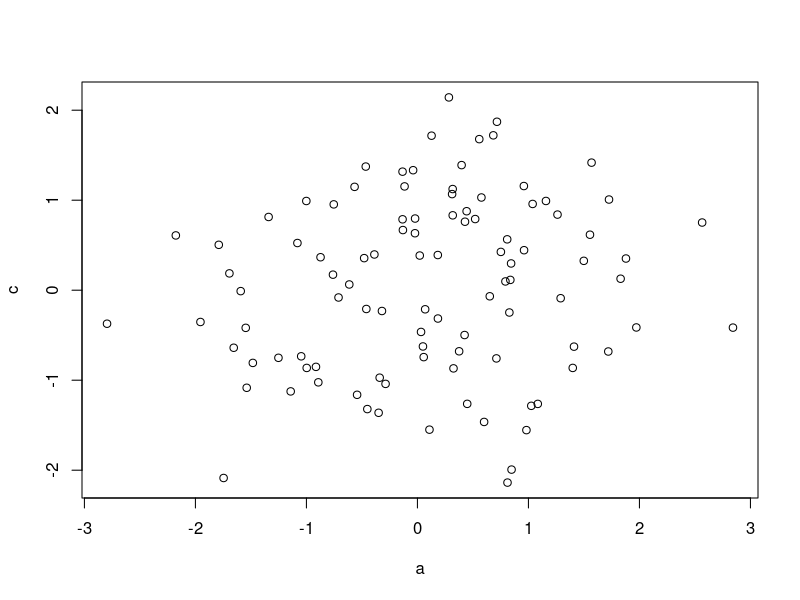
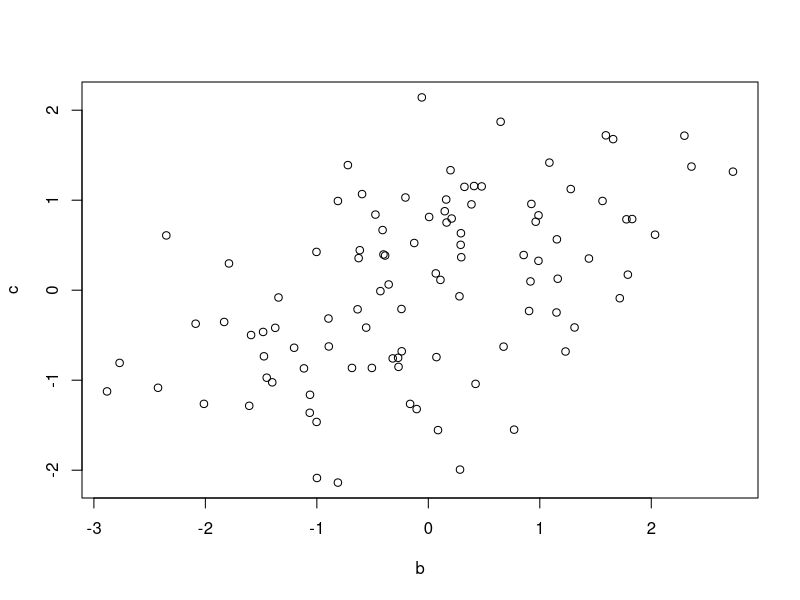

The R script that drew these images, in order:
## ---- chunk 1

a <- rnorm(100, 0, 1)

c <- rnorm(100, 0, 1)

b <- a*0.5 + c*0.5 + rnorm(100, 0, 1)


summary(lm(a ~ c + b))


plot(a,c)
plot(b,c)


